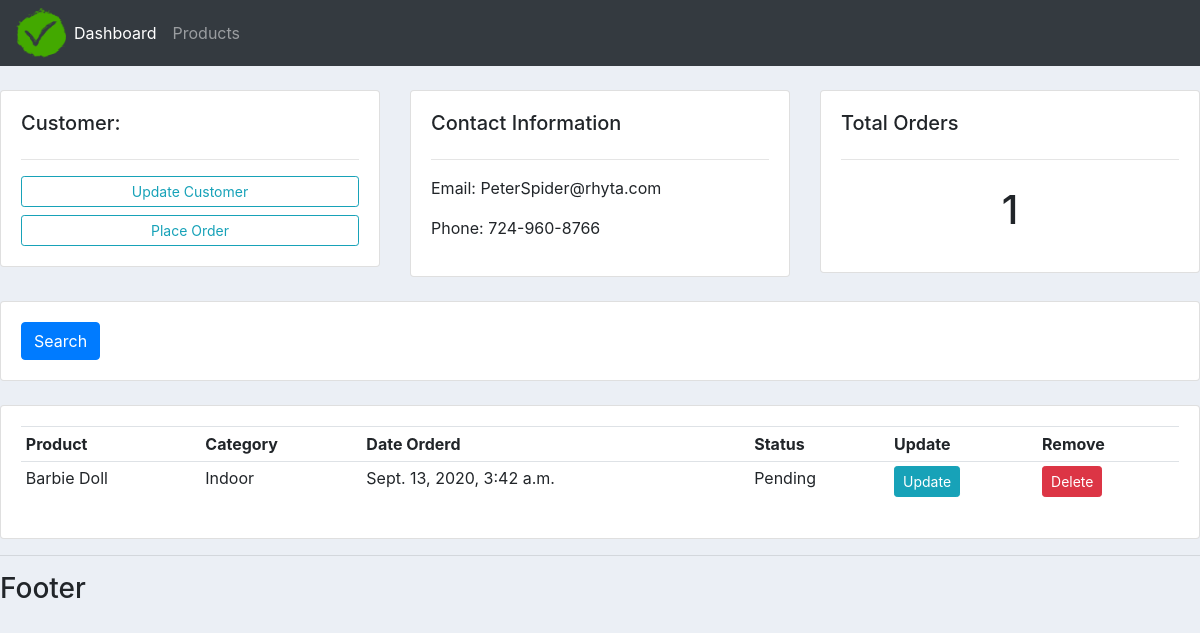
The page /customer/2 on the database its author committed.
### accounts/models.py (models this page shows, shortened)
class Customer(models.Model):
    name = models.CharField(max_length=200, null=True)
    phone = models.CharField(max_length=200, null=True)
    email = models.CharField(max_length=200, null=True)
    date_created = models.DateTimeField(auto_now_add = True, null=True) # auto_now_add = True will automatically instaniate the object with current time at ehich it was created

class Order(models.Model):
    customer = models.ForeignKey(Customer, null=True, on_delete=models.SET_NULL)
    product = models.ForeignKey(Product, null=True, on_delete=models.SET_NULL)
    STATUS = (
              ('Pending', 'Pending'),
              ('Out for delivery','Out for delivery'),
              ('Delivered','Delivered'),
    )
    date_created = models.DateTimeField(auto_now_add = True, null=True)
    status = models.CharField(max_length=200, null=True, choices=STATUS)

class Product(models.Model):
    CATEGORY = (
               ('Indoor','Indoor'),
               ('Outdoor', 'Outdoor'),
    )
    name = models.CharField(max_length=200, null=True)
    price = models.FloatField(null=True)
    category = models.CharField(max_length=200, null=True, choices=CATEGORY)
    description = models.CharField(max_length=200, null=True, blank=True)
    date_created = models.DateTimeField(auto_now_add = True, null=True)
    tags = models.ManyToManyField(Tag)
    def __str__(self):
        return self.name

### accounts/views.py (the view)
# urls.py: path('customer/<int:pk>', views.customer, name='customer'),
def customer(request, pk):
    customer = Customer.objects.get(id=pk)
    orders = customer.order_set.all()
    total_orders = orders.count # Cannot directly call function insite {{}} inside template
    context = {'customer':customer,
               'orders':orders,
               'total_orders': total_orders,
              }
    return render(request, 'accounts/customer.html', context)

### accounts/templates/accounts/customer.html
{% extends 'accounts/base.html' %}
{% block content %}
	<br>
<div class="row">
	<div class="col-md">
		<div class="card card-body">
			<h5>Customer:</h5>
			<hr>
			<a class="btn btn-outline-info  btn-sm btn-block" href="#">Update Customer</a>
			<a class="btn btn-outline-info  btn-sm btn-block" href="{% url 'create_order' customer.id %}">Place Order</a>
		</div>
	</div>
	<div class="col-md">
		<div class="card card-body">
			<h5>Contact Information</h5>
			<hr>
			<p>Email: {{ customer.email }}</p>
			<p>Phone: {{ customer.phone }}</p>
		</div>
	</div>
	<div class="col-md">
		<div class="card card-body">
			<h5>Total Orders</h5>
			<hr>
			<h1 style="text-align: center;padding: 10px">{{ total_orders }}</h1>
		</div>
	</div>
</div>
<br>
<div class="row">
	<div class="col">
		<div class="card card-body">
			<form method="get">
		    <button class="btn btn-primary" type="submit">Search</button>
		  </form>
		</div>
	</div>
</div>
<br>
<div class="row">
	<div class="col-md">
		<div class="card card-body">
			<table class="table table-sm">
				<tr>
					<th>Product</th>
					<th>Category</th>
					<th>Date Orderd</th>
					<th>Status</th>
					<th>Update</th>
					<th>Remove</th>
				</tr>
				{% for order in orders %}
				<tr>
				<td>{{ order.product }}</td>
				<td>{{ order.product.category }}</td>
                <td>{{ order.date_created }}</td>
                <td>{{ order.status }}</td>
                <td><a href="{% url 'update_order' order.id %}" class="btn btn-sm btn-info">Update</a></td>
					<td><a href="{% url 'delete_order' order.id %}" class="btn btn-sm btn-danger">Delete</a></td>
				</tr>
				{% endfor %}
			</table>
		</div>
	</div>
</div>
{% endblock %}

### static/css/main.css (style rules this page uses)
body { background-color: #ebeff5; }

### rows shown on the page
Customer: email "PeterSpider@rhyta.com", phone "724-960-8766", id "1"
Order: product "Barbie Doll", product.category "Indoor", date_created "Sept. 13, 2020, 3:42 a.m.", status "Pending"
